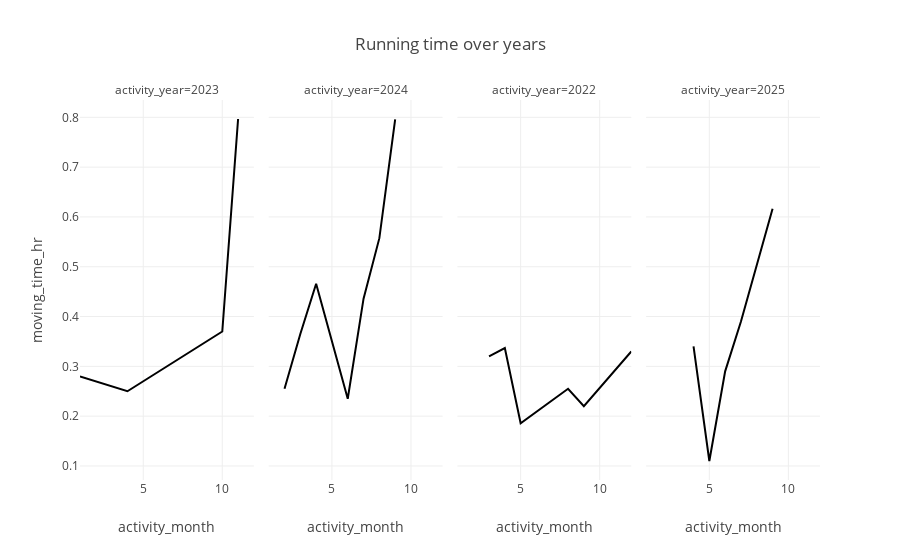

The cell this chart's notebook holds for it:
### Code cell
px.line(
    data_frame=moving_time_by_months.filter(
        (pl.col('activity_year') >= 2022) & (pl.col('sport_type') == 'Run')),
    x='activity_month',
    y='moving_time_hr',
    facet_col='activity_year',
    title= ' Running time over years'
)

### Figure 1 — Plotly figure (JSON) as saved in the notebook; plotly's stock layout.template omitted (floating-point values rounded to 4 significant figures)
{"data": [{"hovertemplate": "activity_year=2023<br>activity_month=%{x}<br>moving_time_hr=%{y}<extra></extra>", "legendgroup": "", "line": {"color": "#000001", "dash": "solid"}, "marker": {"symbol": "circle"}, "mode": "lines", "name": "", "orientation": "v", "showlegend": false, "type": "scatter", "x": [1, 4, 10, 11], "xaxis": "x", "y": [0.28, 0.25, 0.37, 0.7967], "yaxis": "y"}, {"hovertemplate": "activity_year=2024<br>activity_month=%{x}<br>moving_time_hr=%{y}<extra></extra>", "legendgroup": "", "line": {"color": "#000001", "dash": "solid"}, "marker": {"symbol": "circle"}, "mode": "lines", "name": "", "orientation": "v", "showlegend": false, "type": "scatter", "x": [2, 3, 4, 6, 7, 8, 9], "xaxis": "x2", "y": [0.255, 0.365, 0.466, 0.235, 0.436, 0.5574, 0.7957], "yaxis": "y2"}, {"hovertemplate": "activity_year=2022<br>activity_month=%{x}<br>moving_time_hr=%{y}<extra></extra>", "legendgroup": "", "line": {"color": "#000001", "dash": "solid"}, "marker": {"symbol": "circle"}, "mode": "lines", "name": "", "orientation": "v", "showlegend": false, "type": "scatter", "x": [3, 4, 5, 8, 9, 12], "xaxis": "x3", "y": [0.32, 0.3367, 0.1857, 0.255, 0.22, 0.33], "yaxis": "y3"}, {"hovertemplate": "activity_year=2025<br>activity_month=%{x}<br>moving_time_hr=%{y}<extra></extra>", "legendgroup": "", "line": {"color": "#000001", "dash": "solid"}, "marker": {"symbol": "circle"}, "mode": "lines", "name": "", "orientation": "v", "showlegend": false, "type": "scatter", "x": [4, 5, 6, 7, 9], "xaxis": "x4", "y": [0.34, 0.11, 0.29, 0.39, 0.6167], "yaxis": "y4"}], "layout": {"annotations": [{"font": {}, "showarrow": false, "text": "activity_year=2023", "x": 0.1175, "xanchor": "center", "xref": "paper", "y": 1, "yanchor": "bottom", "yref": "paper"}, {"font": {}, "showarrow": false, "text": "activity_year=2024", "x": 0.3725, "xanchor": "center", "xref": "paper", "y": 1, "yanchor": "bottom", "yref": "paper"}, {"font": {}, "showarrow": false, "text": "activity_year=2022", "x": 0.6275, "xanchor": "center", "xref": "paper", "y": 1, "yanchor": "bottom", "yref": "paper"}, {"font": {}, "showarrow": false, "text": "activity_year=2025", "x": 0.8825, "xanchor": "center", "xref": "paper", "y": 1, "yanchor": "bottom", "yref": "paper"}], "legend": {"tracegroupgap": 0}, "title": {"text": " Running time over years"}, "xaxis": {"anchor": "y", "domain": [0, 0.235], "title": {"text": "activity_month"}}, "xaxis2": {"anchor": "y2", "domain": [0.255, 0.49], "matches": "x", "title": {"text": "activity_month"}}, "xaxis3": {"anchor": "y3", "domain": [0.51, 0.745], "matches": "x", "title": {"text": "activity_month"}}, "xaxis4": {"anchor": "y4", "domain": [0.765, 1.0], "matches": "x", "title": {"text": "activity_month"}}, "yaxis": {"anchor": "x", "domain": [0, 1], "title": {"text": "moving_time_hr"}}, "yaxis2": {"anchor": "x2", "domain": [0, 1], "matches": "y", "showticklabels": false}, "yaxis3": {"anchor": "x3", "domain": [0, 1], "matches": "y", "showticklabels": false}, "yaxis4": {"anchor": "x4", "domain": [0, 1], "matches": "y", "showticklabels": false}}}
